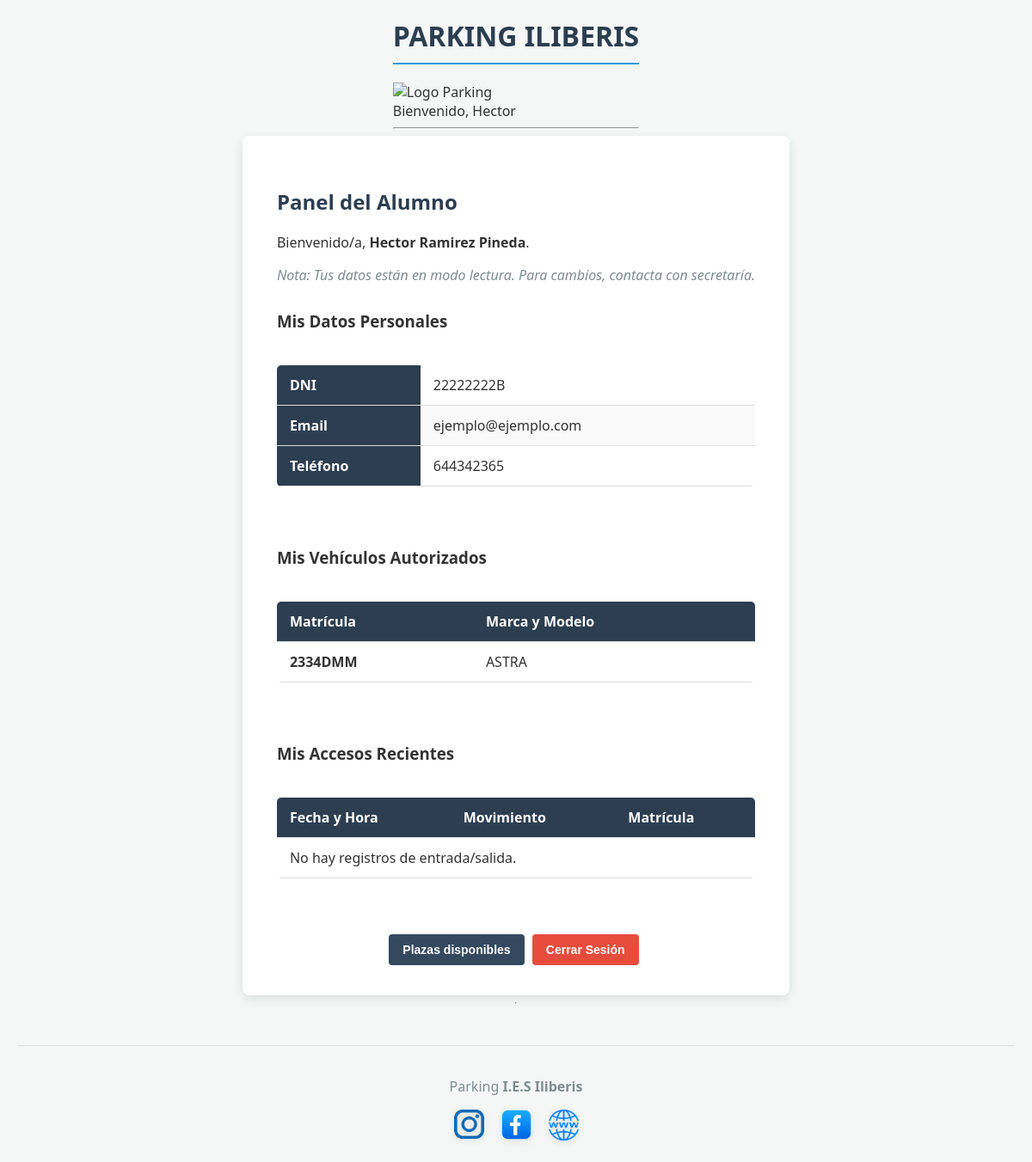
Page /aplicacion-web/alumno/index.php (signed in) on the committed database.
### tables this page shows
CREATE TABLE `usuarios` (
  `dni` varchar(9) NOT NULL,
  `nombre` varchar(50) NOT NULL,
  `apellidos` varchar(100) NOT NULL,
  `email` varchar(100) NOT NULL,
  `telefono` varchar(15) DEFAULT NULL,
  `password` varchar(255) DEFAULT NULL,
  `id_rol` int(11) DEFAULT NULL
);

CREATE TABLE `vehiculos` (
  `matricula` varchar(10) NOT NULL,
  `marca_modelo` varchar(50) DEFAULT NULL,
  `dni_usuario` varchar(9) DEFAULT NULL
);

### aplicacion-web/alumno/index.php (the view, shortened to what this page needs)
<?php
require '../conexion.php';
require '../header2.php';
$dni_alumno = $_SESSION['dni'];
$sql_user = "SELECT * FROM usuarios WHERE dni = '$dni_alumno'";
$res_user = mysqli_query($conexion, $sql_user);
$datos_alumno = mysqli_fetch_assoc($res_user);
$sql_vehi = "SELECT * FROM vehiculos WHERE dni_usuario = '$dni_alumno'";
$res_vehi = mysqli_query($conexion, $sql_vehi);
?>
<div class="container">
    <h2 style="color: var(--color-principal);">Panel del Alumno</h2>
    <p>Bienvenido/a, <strong><?php echo $datos_alumno['nombre'] . " " . $datos_alumno['apellidos']; ?></strong>.</p>
    <p style="font-style: italic; color: #7f8c8d;">Nota: Tus datos están en modo lectura. Para cambios, contacta con secretaría.</p>
    <div style="margin-top: 30px;">
        <h3><i class="fas fa-id-card"></i> Mis Datos Personales</h3>
        <div class="tabla-responsive">
            <table>
                <tr>
                    <th style="width: 30%;">DNI</th>
                    <td><?php echo $datos_alumno['dni']; ?></td>
                </tr>
                <tr>
                    <th>Email</th>
                    <td><?php echo $datos_alumno['email']; ?></td>
                </tr>
                <tr>
                    <th>Teléfono</th>
                    <td><?php echo $datos_alumno['telefono']; ?></td>
                </tr>
            </table>
        </div>
    </div>
    <div style="margin-top: 40px;">
        <h3><i class="fas fa-car"></i> Mis Vehículos Autorizados</h3>
        <div class="tabla-responsive">
            <table>
                <thead>
                    <tr>
                        <th>Matrícula</th>
                        <th>Marca y Modelo</th>
                    </tr>
                </thead>
                <tbody>
                    <?php
                    if (mysqli_num_rows($res_vehi) > 0) {
                        while ($vehi = mysqli_fetch_assoc($res_vehi)) {
                            echo "<tr>
                                    <td><strong>{$vehi['matricula']}</strong></td>
                                    <td>{$vehi['marca_modelo']}</td>
                                  </tr>";
                        }
                    } else {
                        echo "<tr><td colspan='2'>No tienes vehículos registrados.</td></tr>";
                    }
                    ?>
                </tbody>
            </table>
        </div>
    </div>
    <div style="margin-top: 40px;">
        <h3><i class="fas fa-door-open"></i> Mis Accesos Recientes</h3>
        <div class="tabla-responsive">
            <table>
                <thead>
                    <tr>
                        <th>Fecha y Hora</th>
                        <th>Movimiento</th>
                        <th>Matrícula</th>
                    </tr>
                </thead>
                <tbody>
                    <?php
                    $sql_acc = "SELECT a.* FROM accesos a
                                INNER JOIN vehiculos v ON a.matricula = v.matricula
                                WHERE v.dni_usuario = '$dni_alumno'
                                ORDER BY a.fecha_hora DESC LIMIT 5";
                    $res_acc = mysqli_query($conexion, $sql_acc);
                    if (mysqli_num_rows($res_acc) > 0) {
                        while ($acc = mysqli_fetch_assoc($res_acc)) {
                            $color = ($acc['tipo_movimiento'] == 'ENTRADA') ? 'color: #27ae60;' : 'color: #c0392b;';
                            $fecha = date("d/m/Y H:i", strtotime($acc['fecha_hora']));
                            echo "<tr>
                                    <td>{$fecha}</td>
                                    <td style='{$color} font-weight:bold;'>{$acc['tipo_movimiento']}</td>
                                    <td>{$acc['matricula']}</td>
                                  </tr>";
                        }
                    } else {
                        echo "<tr><td colspan='3'>No hay registros de entrada/salida.</td></tr>";
                    }
                    ?>
                </tbody>
            </table>
        </div>
    </div>
    <div style="margin-top: 30px; text-align: center;">
        <a href="plazas.php"><button style=" background-color: #34495e;">Plazas disponibles</button></a>
        <a href="../logout.php"><button style="background-color: var(--color-peligro);">Cerrar Sesión</button></a>
    </div>
</div>
<?php require '../footer2.php'; ?>

### aplicacion-web/css/parking.css (style rules this page uses)
:root { --color-principal: #2c3e50; --color-secundario: #3498db; --color-fondo: #f4f7f6; --color-texto: #333333; --color-borde: #dddddd; --color-peligro: #e74c3c; }
* { box-sizing: border-box; }
body { font-family: 'Segoe UI', Tahoma, Geneva, Verdana, sans-serif; background-color: var(--color-fondo); color: var(--color-texto); margin: 0; padding: 20px; display: flex; flex-direction: column; align-items: center; }
.container { background-color: #ffffff; padding: 30px 40px; border-radius: 8px; box-shadow: 0 4px 12px rgba(0,0,0,0.1); width: 100%; max-width: 900px; }
h2 { color: var(--color-principal); margin-top: 30px; }
.tabla-responsive { width: 100%; overflow-x: auto; -webkit-overflow-scrolling: touch; }
table { width: 100%; border-collapse: collapse; margin-top: 20px; margin-bottom: 30px; border-radius: 5px; overflow: hidden; }
th, td { padding: 12px 15px; text-align: left; border-bottom: 1px solid var(--color-borde); }
th { background-color: var(--color-principal); color: white; font-weight: bold; }
tr:nth-child(even) { background-color: #f9f9f9; }
button, input[type="submit"], input[type="button"], .btn { background-color: var(--color-secundario); color: white; border: none; padding: 10px 16px; margin: 5px 5px 5px 0; border-radius: 4px; cursor: pointer; font-size: 14px; font-weight: bold; transition: background-color 0.3s ease; }
button:last-child, input[value*="Salir"] { background-color: var(--color-peligro); }

### rows in the picture
usuarios: nombre "Hector", apellidos "Ramirez Pineda", dni "22222222B", email "ejemplo@ejemplo.com", telefono "644342365"
vehiculos: matricula "2334DMM", marca_modelo "ASTRA"

### other values in the picture
$_SESSION['username'] "Hector"
